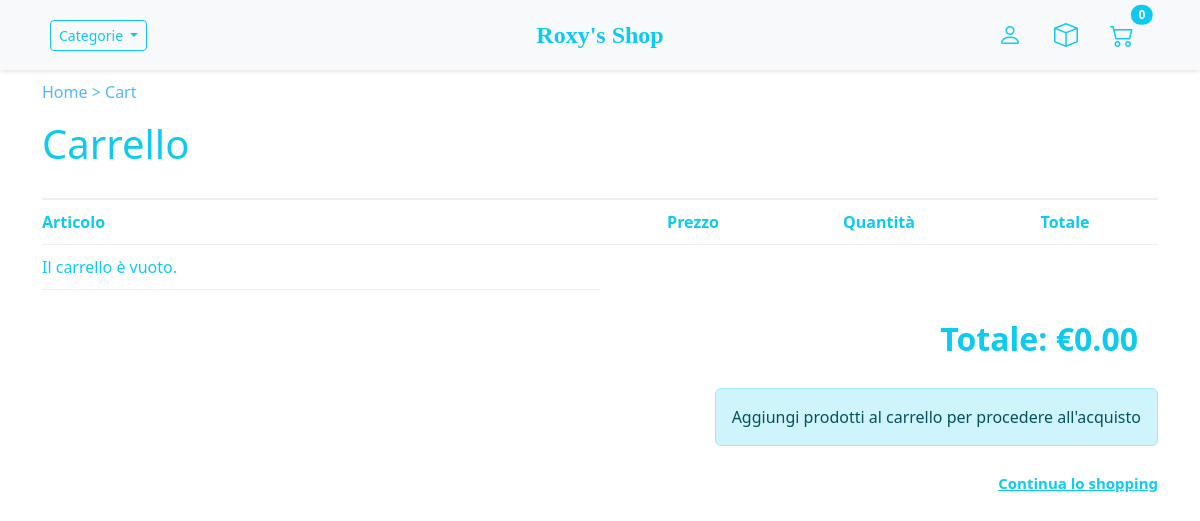
Before: /cart/ (signed in) with the older database file.
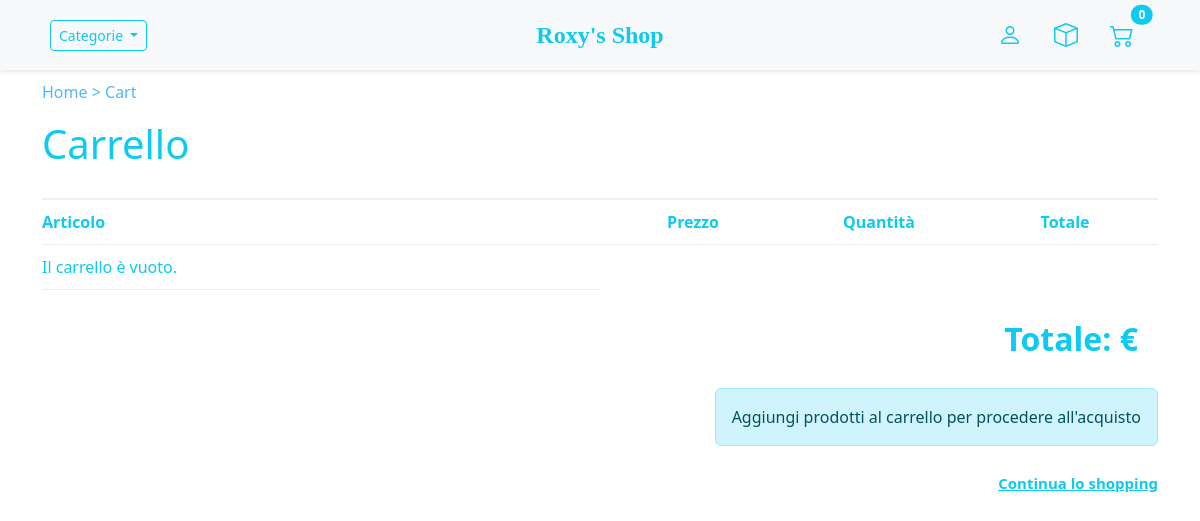
After: the same page with the newer database file.
### store/models.py (models this page shows, shortened)
class Order(models.Model):
	customer = models.ForeignKey(Customer, on_delete=models.SET_NULL, null=True, blank=True)
	date_ordered = models.DateTimeField(auto_now_add=True)
	complete = models.BooleanField(default=False)
	transaction_id = models.CharField(max_length=100, null=True)
	@property
	def get_cart_total(self):
		orderitems = self.orderitem_set.all()
		total = sum([item.get_total for item in orderitems])
		return total
	@property
	def get_cart_items(self):
		orderitems = self.orderitem_set.all()
		total = sum([item.quantity for item in orderitems])
		return total

### store/views.py (the view, shortened to what this page needs)
# urls.py: path('cart/', views.cart, name="cart"),
def cart(request):
    if request.user.is_authenticated:
        try:
            customer = request.user.customer
        except Customer.DoesNotExist:
            customer = Customer.objects.create(user=request.user, name=request.user.username)
        order = Order.objects.filter(customer=customer, complete=False, transaction_id=None).first()
        items = order.orderitem_set.all() if order else []
        cartItems = order.get_cart_items if order else 0
    context = {'items': items, 'order': order, 'cartItems': cartItems}
    return render(request, 'store/cart.html', context)

### store/templates/store/cart.html
{% extends 'store/main.html' %} {% load static %} {% block content %}
<p class="homecart">
  <a href="{% url 'store' %}">Home</a> &gt; <a href="{% url 'cart' %}">Cart</a>
</p>
<h1 class="text-info">Carrello</h1>
<div class="cart-grid">
  <div class="cart-header-1">Articolo</div>
  <div class="cart-header">Prezzo</div>
  <div class="cart-header">Quantità</div>
  <div class="cart-header">Totale</div>
  {% for item in items %}
  <div class="cart-cell-1">
    <img
      src="{{ item.product.imageURL }}"
      alt="{{ item.product.name }}"
      class="cart-img"
    />
    <div class="cart-title">{{ item.product.name }}</div>
  </div>
  <div class="cart-cell">€{{ item.product.price|floatformat:2 }}</div>
  <div class="cart-cell">
    <i
      class="bi bi-dash chg-quantity update-cart"
      data-product="{{ item.product.id }}"
      data-action="remove"
    ></i>
    {{ item.quantity }}
    <i
      class="bi bi-plus chg-quantity update-cart"
      data-product="{{ item.product.id }}"
      data-action="add"
    ></i>
  </div>
  <div class="cart-cell">€{{ item.get_total|floatformat:2 }}</div>
  {% empty %}
  <div class="cart-cell-1" colspan="4">Il carrello è vuoto.</div>
  {% endfor %}
</div>
<h2 class="total text-info">
  Totale: €{{ order.get_cart_total|floatformat:2 }}
</h2>
<div class="cart-buttons">
  <div class="checkout-section">
    {% if order.get_cart_items > 0 %} {% if user.is_authenticated %}
    <a href="{% url 'checkout' %}" class="btn btn-success btn-block">
      Procedi al checkout
    </a>
    {% else %}
    <div class="alert alert-info">
      <p>
        Per completare l'acquisto è necessario
        <a href="{% url 'login' %}">accedere</a>.
      </p>
      <p>
        Se non hai un account, puoi
        <a href="{% url 'register' %}">registrarti</a>.
      </p>
    </div>
    {% endif %} {% else %}
    <div class="alert alert-info">
      Aggiungi prodotti al carrello per procedere all'acquisto
    </div>
    {% endif %}
  </div>
  <a href="{% url 'store' %}" class="continue-link">Continua lo shopping</a>
</div>
{% endblock content %}

Changed rows visible on the page:
removed Order: get_cart_total "0.00"
